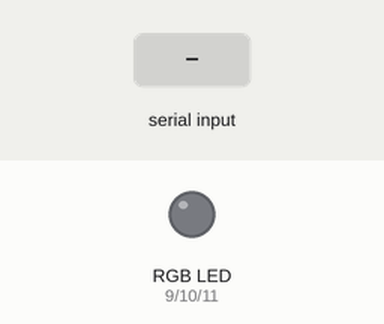
This sketch was run on a simulated Arduino Uno, built with avr-gcc and run on an emulated ATmega328P. On the bench: an RGB LED mixed from three pins (HIGH = lit). Inputs (shaded band) come from the test bench. Dim RGB values are drawn brighter than linear.

Above: at 1.2 s.
1.3 s: "90,45,200\n" received over Serial
At 2.0 s:
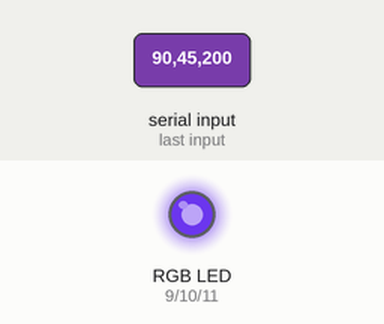
2.8 s: "30,150,10\n" received over Serial
At 3.1 s:
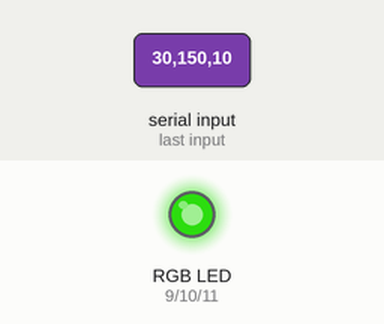
4.3 s: "1,90,45\n" received over Serial
At 5.4 s:
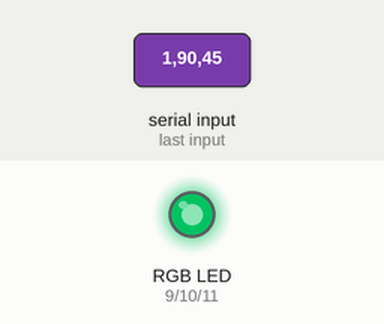
Timing chart, 0 to 7.3 s (numbered marks = the images above; inputs shaded):
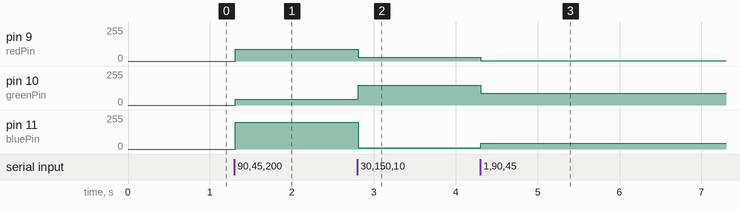

The sketch:

commonCathode.ino
```cpp
// Arduino RGB LED color controller via Serial
// Expected input format: R,G,B (e.g., 255,100,50)

const int redPin = 9;
const int greenPin = 10;
const int bluePin = 11;

void setup() {
  Serial.begin(9600);
  pinMode(redPin, OUTPUT);
  pinMode(greenPin, OUTPUT);
  pinMode(bluePin, OUTPUT);
}

void loop() {
  if (Serial.available() > 0) {
    String input = Serial.readStringUntil('\n');
    input.trim();  // remove whitespace or newlines

    int comma1 = input.indexOf(',');
    int comma2 = input.lastIndexOf(',');

    if (comma1 > 0 && comma2 > comma1) {
      int r = input.substring(0, comma1).toInt();
      int g = input.substring(comma1 + 1, comma2).toInt();
      int b = input.substring(comma2 + 1).toInt();

      analogWrite(redPin, r);
      analogWrite(greenPin, g);
      analogWrite(bluePin, b);
    } else {
      Serial.println("Invalid format. Use R,G,B");
    }
  }
}
```

Measured:
- after the input at 1.3 s, pin 9 (redPin): 0/255 → 90/255 at once; pin 10 (greenPin): 0/255 → 45/255 at once; pin 11 (bluePin): 0/255 → 200/255 at once
- after the input at 2.8 s, pin 9 (redPin): 90/255 → 30/255 at once; pin 10 (greenPin): 45/255 → 150/255 at once; pin 11 (bluePin): 200/255 → 10/255 at once
- after the input at 4.3 s, pin 9 (redPin): 30/255 → 1/255 at once; pin 10 (greenPin): 150/255 → 90/255 at once; pin 11 (bluePin): 10/255 → 45/255 at once
